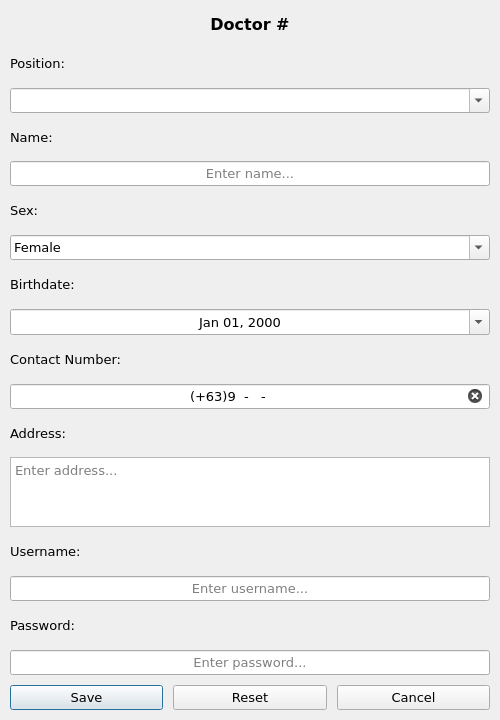
<?xml version="1.0" encoding="UTF-8"?>
<ui version="4.0">
 <class>DoctorDialog</class>
 <widget class="QDialog" name="DoctorDialog">
  <property name="geometry">
   <rect>
    <x>0</x>
    <y>0</y>
    <width>500</width>
    <height>720</height>
   </rect>
  </property>
  <property name="minimumSize">
   <size>
    <width>500</width>
    <height>720</height>
   </size>
  </property>
  <property name="maximumSize">
   <size>
    <width>500</width>
    <height>739</height>
   </size>
  </property>
  <property name="font">
   <font>
    <family>Verdana</family>
    <pointsize>10</pointsize>
   </font>
  </property>
  <property name="windowTitle">
   <string>Chan Pediatric Clinic</string>
  </property>
  <property name="windowIcon">
   <iconset resource="../Resource/resource.qrc">
    <normaloff>:/window_icon.ico</normaloff>:/window_icon.ico</iconset>
  </property>
  <property name="modal">
   <bool>true</bool>
  </property>
  <layout class="QVBoxLayout" name="main_layout" stretch="1,1,1,1,1,1,1,1,1,1,1,1,1,1,1,1,1,0">
   <property name="spacing">
    <number>10</number>
   </property>
   <property name="leftMargin">
    <number>10</number>
   </property>
   <property name="topMargin">
    <number>10</number>
   </property>
   <property name="rightMargin">
    <number>10</number>
   </property>
   <property name="bottomMargin">
    <number>10</number>
   </property>
   <item>
    <widget class="QLabel" name="lbl_id">
     <property name="font">
      <font>
       <family>Verdana</family>
       <pointsize>12</pointsize>
       <weight>75</weight>
       <bold>true</bold>
      </font>
     </property>
     <property name="text">
      <string>Doctor #</string>
     </property>
     <property name="alignment">
      <set>Qt::AlignCenter</set>
     </property>
    </widget>
   </item>
   <item>
    <widget class="QLabel" name="lbl_position">
     <property name="text">
      <string>Position:</string>
     </property>
    </widget>
   </item>
   <item>
    <widget class="QComboBox" name="cmbx_position">
     <property name="editable">
      <bool>true</bool>
     </property>
     <property name="currentText">
      <string/>
     </property>
     <property name="maxVisibleItems">
      <number>10</number>
     </property>
     <property name="maxCount">
      <number>100</number>
     </property>
    </widget>
   </item>
   <item>
    <widget class="QLabel" name="lbl_name">
     <property name="text">
      <string>Name:</string>
     </property>
    </widget>
   </item>
   <item>
    <widget class="QLineEdit" name="lnedit_name">
     <property name="alignment">
      <set>Qt::AlignCenter</set>
     </property>
     <property name="placeholderText">
      <string>Enter name...</string>
     </property>
     <property name="clearButtonEnabled">
      <bool>true</bool>
     </property>
    </widget>
   </item>
   <item>
    <widget class="QLabel" name="lbl_sex">
     <property name="text">
      <string>Sex:</string>
     </property>
    </widget>
   </item>
   <item>
    <widget class="QComboBox" name="cmbx_sex">
     <property name="styleSheet">
      <string notr="true"/>
     </property>
     <property name="editable">
      <bool>true</bool>
     </property>
     <property name="currentIndex">
      <number>0</number>
     </property>
     <property name="maxVisibleItems">
      <number>2</number>
     </property>
     <property name="maxCount">
      <number>2</number>
     </property>
     <property name="modelColumn">
      <number>0</number>
     </property>
     <item>
      <property name="text">
       <string>Female</string>
      </property>
     </item>
     <item>
      <property name="text">
       <string>Male</string>
      </property>
     </item>
    </widget>
   </item>
   <item>
    <widget class="QLabel" name="lbl_birthdate">
     <property name="text">
      <string>Birthdate:</string>
     </property>
    </widget>
   </item>
   <item>
    <widget class="QDateEdit" name="dtedit_birthdate">
     <property name="alignment">
      <set>Qt::AlignCenter</set>
     </property>
     <property name="buttonSymbols">
      <enum>QAbstractSpinBox::NoButtons</enum>
     </property>
     <property name="showGroupSeparator" stdset="0">
      <bool>false</bool>
     </property>
     <property name="displayFormat">
      <string>MMM dd, yyyy</string>
     </property>
     <property name="calendarPopup">
      <bool>true</bool>
     </property>
    </widget>
   </item>
   <item>
    <widget class="QLabel" name="lbl_contact_number">
     <property name="text">
      <string>Contact Number:</string>
     </property>
    </widget>
   </item>
   <item>
    <widget class="QLineEdit" name="lnedit_contact_number">
     <property name="inputMask">
      <string>(+63)\900-000-0000</string>
     </property>
     <property name="cursorPosition">
      <number>0</number>
     </property>
     <property name="alignment">
      <set>Qt::AlignCenter</set>
     </property>
     <property name="placeholderText">
      <string>Enter contact number...</string>
     </property>
     <property name="clearButtonEnabled">
      <bool>true</bool>
     </property>
    </widget>
   </item>
   <item>
    <widget class="QLabel" name="lbl_address">
     <property name="text">
      <string>Address:</string>
     </property>
    </widget>
   </item>
   <item>
    <widget class="QTextEdit" name="txtedit_address">
     <property name="horizontalScrollBarPolicy">
      <enum>Qt::ScrollBarAlwaysOff</enum>
     </property>
     <property name="tabChangesFocus">
      <bool>true</bool>
     </property>
     <property name="placeholderText">
      <string>Enter address...</string>
     </property>
    </widget>
   </item>
   <item>
    <widget class="QLabel" name="lbl_username">
     <property name="text">
      <string>Username:</string>
     </property>
    </widget>
   </item>
   <item>
    <widget class="QLineEdit" name="lnedit_username">
     <property name="alignment">
      <set>Qt::AlignCenter</set>
     </property>
     <property name="placeholderText">
      <string>Enter username...</string>
     </property>
     <property name="clearButtonEnabled">
      <bool>true</bool>
     </property>
    </widget>
   </item>
   <item>
    <widget class="QLabel" name="lbl_password">
     <property name="text">
      <string>Password:</string>
     </property>
    </widget>
   </item>
   <item>
    <widget class="QLineEdit" name="lnedit_password">
     <property name="echoMode">
      <enum>QLineEdit::Password</enum>
     </property>
     <property name="alignment">
      <set>Qt::AlignCenter</set>
     </property>
     <property name="placeholderText">
      <string>Enter password...</string>
     </property>
     <property name="clearButtonEnabled">
      <bool>true</bool>
     </property>
    </widget>
   </item>
   <item>
    <widget class="QWidget" name="wdgt_dialog_buttons" native="true">
     <layout class="QHBoxLayout" name="wdgt_dialog_buttons_layout" stretch="1,1,1">
      <property name="spacing">
       <number>10</number>
      </property>
      <property name="leftMargin">
       <number>0</number>
      </property>
      <property name="topMargin">
       <number>0</number>
      </property>
      <property name="rightMargin">
       <number>0</number>
      </property>
      <property name="bottomMargin">
       <number>0</number>
      </property>
      <item>
       <widget class="QPushButton" name="pshbtn_add_save">
        <property name="cursor">
         <cursorShape>PointingHandCursor</cursorShape>
        </property>
        <property name="text">
         <string>Save</string>
        </property>
       </widget>
      </item>
      <item>
       <widget class="QPushButton" name="pshbtn_clear_reset">
        <property name="cursor">
         <cursorShape>PointingHandCursor</cursorShape>
        </property>
        <property name="text">
         <string>Reset</string>
        </property>
       </widget>
      </item>
      <item>
       <widget class="QPushButton" name="pshbtn_cancel">
        <property name="cursor">
         <cursorShape>PointingHandCursor</cursorShape>
        </property>
        <property name="text">
         <string>Cancel</string>
        </property>
       </widget>
      </item>
     </layout>
    </widget>
   </item>
  </layout>
 </widget>
 <resources>
  <include location="../Resource/resource.qrc"/>
 </resources>
 <connections/>
</ui>
